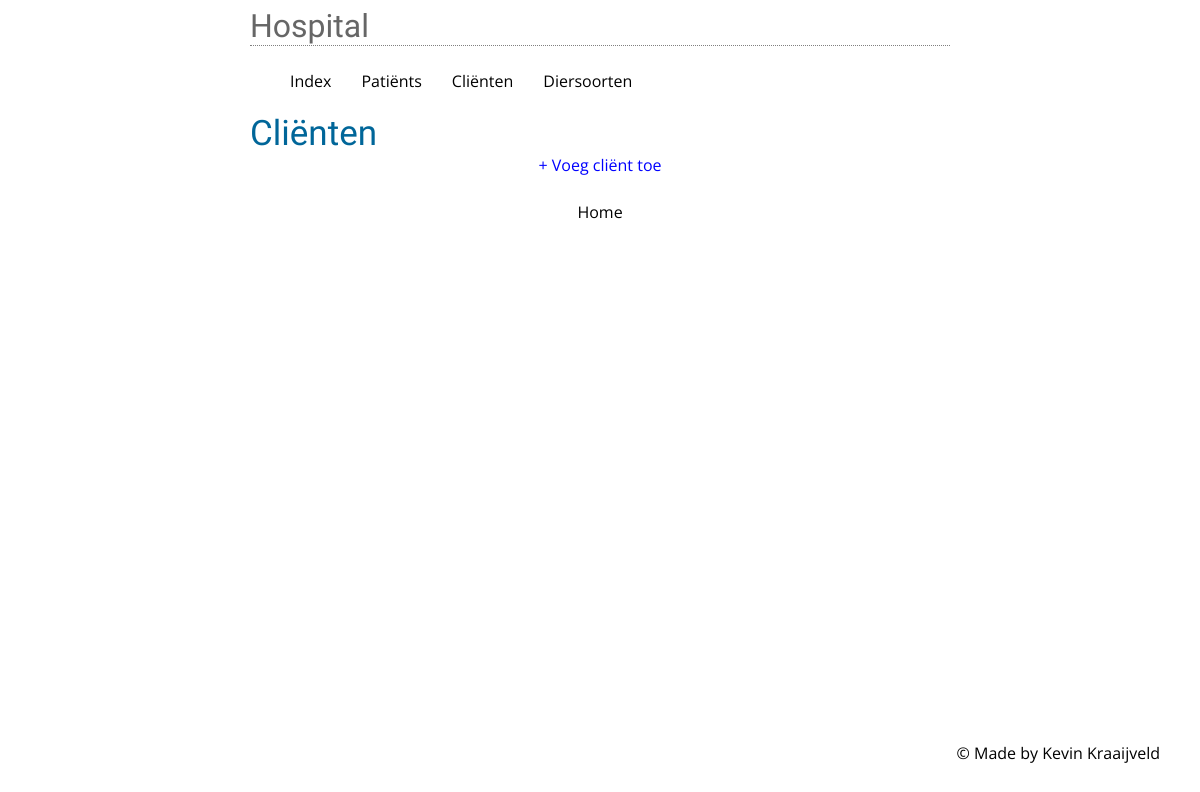
Before: /client/clients with the older database file.
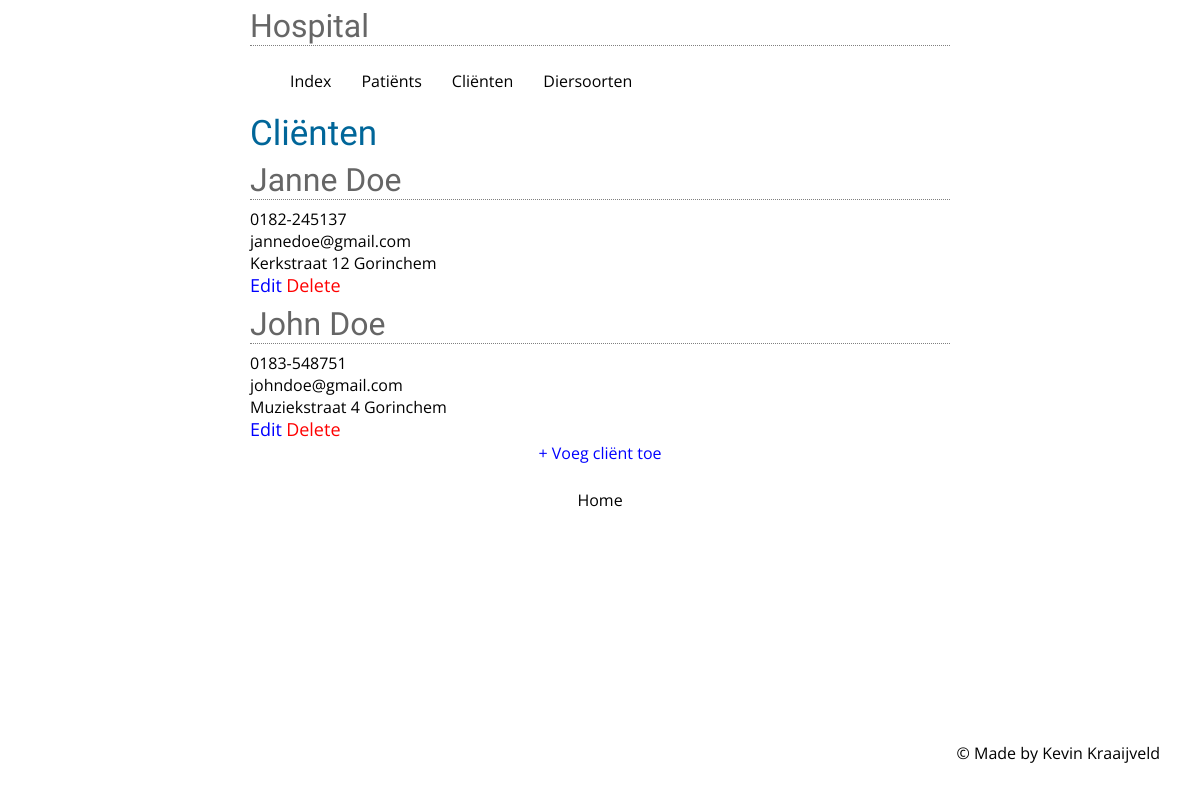
After: the same page with the newer database file.
### tables this page shows
CREATE TABLE IF NOT EXISTS `clients` (
  `client_id` int(11) NOT NULL,
  `client_firstname` varchar(50) DEFAULT NULL,
  `client_lastname` varchar(50) DEFAULT NULL,
  `client_phone` varchar(20) DEFAULT NULL,
  `client_email` varchar(50) DEFAULT NULL,
  `client_street` varchar(50) DEFAULT NULL,
  `client_city` varchar(50) DEFAULT NULL
);

### core/core.php (called while the page is built, shortened)
<?php
function render($filename, $data = null)
{
	require(ROOT . 'view/templates/header.php');
	require(ROOT . 'view/' . $filename . '.php');
	require(ROOT . 'view/templates/footer.php');
}

### controller/ClientController.php (called while the page is built, shortened)
<?php
require(ROOT . "model/ClientModel.php");
function clients()
{
	render("hospital/clients",
		array(
			'clients' => getAllClients(),
			'patients' => joinAllPatients()
		)
	);
}

### public/index.php (called while the page is built, shortened)
<?php
require(ROOT . "core/route.php");
require(ROOT . "core/core.php");
route();

### model/ClientModel.php (called while the page is built, shortened)
<?php
function getAllClients(){
	$db = openDatabaseConnection();
	$sql = "SELECT * FROM clients";
	$query = $db->prepare($sql);
	$query->execute();
	return $query->fetchAll();
}

### view/hospital/clients.php (the view, shortened to what this page needs)
	<h2>Cliënten</h2>
	<?php
	foreach ($clients as $client => $value) {
		$name = $value['client_firstname'];
		$sirname = $value['client_lastname'];
		$clientPhone= $value['client_phone'];
		$clientEmail = $value['client_email'];
		$clientStreet = $value['client_street'];
		$clientCity = $value['client_city'];
		echo '<h1>' . $name . ' ' . $sirname . '</h1>';
		echo $clientPhone;
		echo "<br>";
		echo $clientEmail;
		echo "<br>";
echo $clientStreet . ' ' . $clientCity;
		echo "<br>";
		echo "<a class='editthis' href = '" . URL . "client/changeClient/" . $value["client_id"]. "'>Edit</a>";
		echo "<a class='deletethis' href = '" . URL . "client/removeClient/" . $value["client_id"]. "'>Delete</a>";
	}
	?>
	<a id='createNew' href='<?=URL?>client/createNewClient'>+ Voeg cliënt toe</a>
		<a class='middle' href='<?=URL?>hospital'>Home</a>

### core/route.php (shortened to what this page needs)
<?php
function route()
{
	$url = splitUrl();
	if (!$url['controller']) {
		require(ROOT . 'controller/' . DEFAULT_CONTROLLER . 'Controller.php');
		call_user_func('index');
	} elseif (file_exists(ROOT . 'controller/' . $url['controller'] . '.php')) {
		if (function_exists($url['action'])) {
			if ($url['params']) {
				call_user_func_array($url['action'], $url['params']);
			} else {
				call_user_func($url['action']);
			}
		} else {
			require(ROOT . 'controller/ErrorController.php');
			call_user_func('index');
		}
	} else {
		require(ROOT . 'controller/ErrorController.php');
		call_user_func('index');
	}
}
function splitUrl()
{
	if (isset($_GET['url'])) {
		$tmp_url = trim($_GET['url'], "/");
		$tmp_url = filter_var($tmp_url, FILTER_SANITIZE_URL);
		$tmp_url = explode("/", $tmp_url);
		$url['controller'] = isset($tmp_url[0]) ? ucwords($tmp_url[0] . 'Controller') : null;
		$url['action'] = isset($tmp_url[1]) ? $tmp_url[1] : 'index';
		unset($tmp_url[0], $tmp_url[1]);
		$url['params'] = array_values($tmp_url);
		return $url;
	}
}

### view/templates/header.php (shortened to what this page needs)
<!DOCTYPE html>
	<html>
		<head>
    	<link rel="stylesheet" href="public/css/style.css">
			<link rel="stylesheet" href="../public/css/style.css">
			<link rel="stylesheet" href="/hospital/public/css/style.css">
		</head>
		<body>
			<header id="kev-header">
				<h1>Hospital</h1>
				<ul>
					<li class="menu" onClick="window.location='/hospital/';">Index</li>
					<li class="menu" onClick="window.location='<?=URL?>patient/patients';">Patiënts</li>
  				<li class="menu" onClick="window.location='<?=URL?>client/clients';">Cliënten</li>
  				<li class="menu" onClick="window.location='<?=URL?>species/species';">Diersoorten</li>
  			</ul>
	    </header>

### view/templates/footer.php (shortened to what this page needs)
<footer>
      <p>&copy; Made by Kevin Kraaijveld</p>
</footer>
</body>
</html>

### public/css/style.css (style rules this page uses)
body { margin: 0 auto; width: 50%; font-family: Open Sans, Verdana, sans-serif; font-size: 12pt; margin : 0 auto; width : 700px; }
h1 { font-family: Open Sans Condensed, sans-serif; font-weight: normal; font-size: 24pt; color: #666; margin-top: 7px; margin-bottom: 8px; border-bottom: 1px dotted grey; }
h2 { font-family: Open Sans Condensed, sans-serif; font-weight: normal; font-size: 35px; color: #069; margin-bottom: 0; margin: 0; }
#createNew, #createSpec { color: blue; display: block; text-align: center; margin-bottom: 25px; text-decoration: none; }
.middle { display: block; text-align: center; text-decoration: none; }
a { color : black; }
ul { display: inline-flex; }
li.menu { list-style-type: none; margin-right: 30px; padding-bottom: 5px; cursor: pointer; }
.deletethis { color:red!important; text-decoration: none; font-size: 18px; position: relative; bottom: 1px; }
.editthis { color:blue!important; text-decoration: none; font-size: 18px; position: relative; bottom: 1px; }
footer { position: fixed; bottom: 20px; right: 40px; color: #000; transition: 0.4s ease; }

Changed rows visible on the page:
added clients: client_firstname "Janne", client_lastname "Doe", client_phone "0182-245137", client_email "jannedoe@gmail.com", client_street "Kerkstraat 12", client_city "Gorinchem"
added clients: client_firstname "John", client_lastname "Doe", client_phone "0183-548751", client_email "johndoe@gmail.com", client_street "Muziekstraat 4", client_city "Gorinchem"
